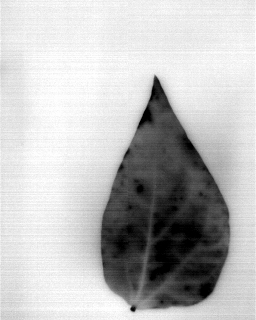
#> input picture Cours/Image/miniprojets/Pb3/Capture586_export001_r.JPG, 256 x 320 px
$ python pb3.py
#> lines starting #> are read from the running program, lines starting #| are printed output that depends on the picture; after the words box and inside, x2 and y2 are one past the last pixel; in counts of white or black regions, pixels touching at a corner belong together; long printed decimals are rounded
import cv2
import numpy as np
from matplotlib import pyplot as plt
import math
import imutils

def rotate_image(image, angle, scale=1.0):
    '''
    Rotates and scales image by angle and scale
    '''
    image_center = tuple(np.array(image.shape[1::-1]) / 2)
    rot_mat = cv2.getRotationMatrix2D(image_center, angle, scale)
    print(rot_mat)
    result = cv2.warpAffine(image, rot_mat, image.shape[1::-1], flags=cv2.INTER_LINEAR)
    return result

def findPointsOfInterest(image):
    '''
    Returns the eclipse around the contours of image
    '''
    contours = cv2.findContours(image, cv2.RETR_EXTERNAL, cv2.CHAIN_APPROX_SIMPLE)
    contours = contours[0] if len(contours) == 2 else contours[1]
    big_contour = max(contours, key=cv2.contourArea)
    ellipse = cv2.fitEllipse(big_contour)
    # (x_center_orig,y_center_orig),(major_axis_orig,minor_axis_orig),angle_orig = ellipse_orig
    return ellipse

def findExtremePoints(image):
    '''
    Finds the 4 extreme points of an image. Returns left, right, top, bottom as tuples
    '''
    cnts = cv2.findContours(image.copy(), cv2.RETR_EXTERNAL, cv2.CHAIN_APPROX_SIMPLE)
    cnts = imutils.grab_contours(cnts)
    c = max(cnts, key=cv2.contourArea)
    extLeft = tuple(c[c[:, :, 0].argmin()][0])
    extRight = tuple(c[c[:, :, 0].argmax()][0])
    extTop = tuple(c[c[:, :, 1].argmin()][0])
    extBot = tuple(c[c[:, :, 1].argmax()][0])
    return extLeft, extRight, extTop, extBot

img_orig = cv2.imread('Capture586_export001_r.JPG', 0)
#> img_orig is the input picture: shape (320, 256); min 0, max 255, mean 187.7
img_tomodif = cv2.split(cv2.imread('Picture 538.jpg'))[1]
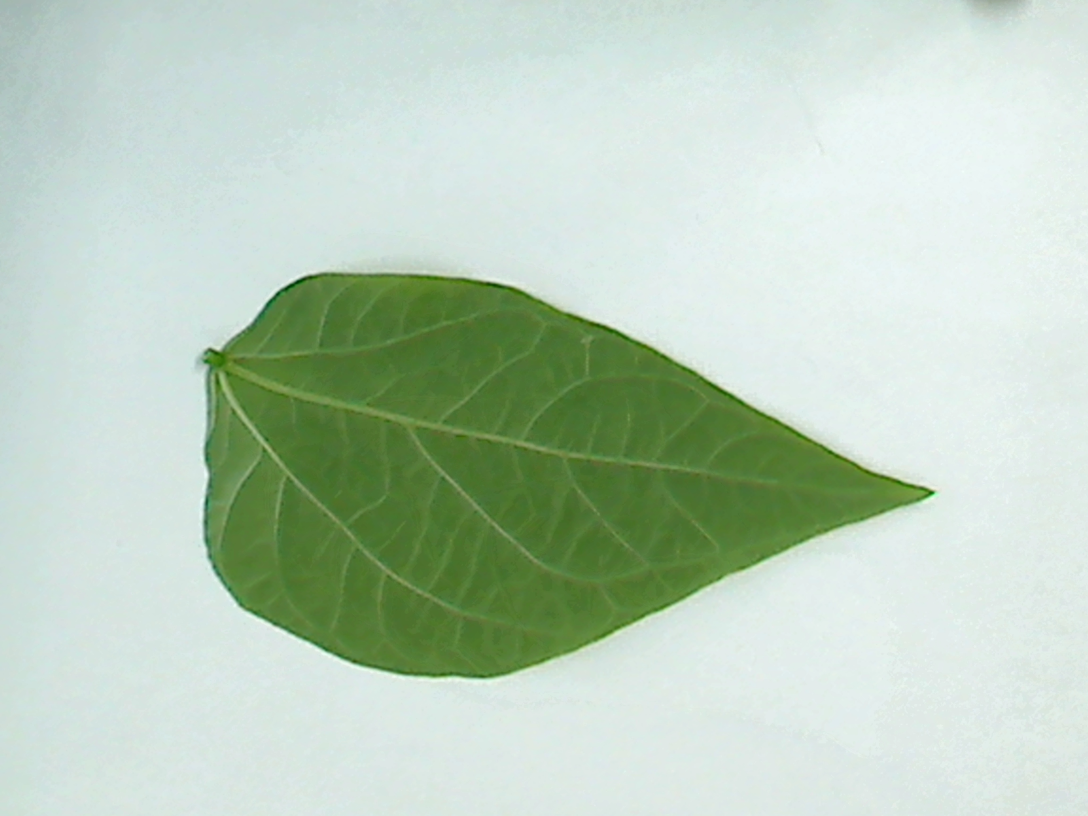
#> input picture Cours/Image/miniprojets/Pb3/Picture 538.jpg, 3264 x 2448 px (shown at 1/3 size)
#> img_tomodif: shape (2448, 3264); min 50, max 255, mean 207.2
# Resize and rotate to get same base position
img_tomodif = cv2.resize(img_tomodif, (img_orig.shape[0],img_orig.shape[1]), interpolation = cv2.INTER_AREA)
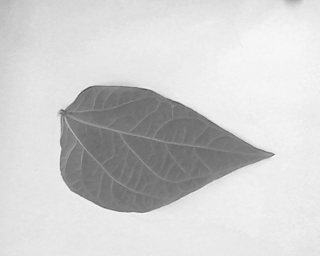
#> img_tomodif: shape (256, 320); min 71, max 250, mean 207.2
img_tomodif = cv2.rotate(img_tomodif, cv2.ROTATE_90_COUNTERCLOCKWISE)
#> img_tomodif: shape (320, 256)

# Get binary images
threshold_value_blue,img_tomodif_binary = cv2.threshold(img_tomodif,0,255,cv2.THRESH_BINARY+cv2.THRESH_OTSU)
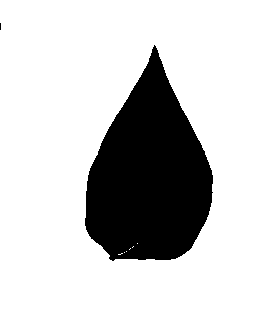
#> img_tomodif_binary: shape (320, 256); 78.4% white; 2 black regions (1 under 20 px), largest, box (x1, y1, x2, y2) and area: (85, 45, 213, 261) 17675
#> threshold_value_blue = 176
img_tomodif_binary = cv2.bitwise_not(img_tomodif_binary)
threshold_value_blue,img_orig_binary = cv2.threshold(img_orig,0,255,cv2.THRESH_BINARY+cv2.THRESH_OTSU)
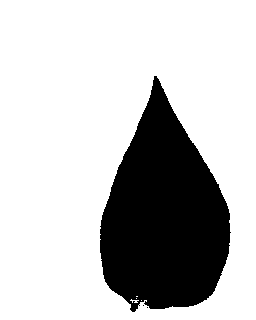
#> img_orig_binary: shape (320, 256); 75.9% white; 3 black regions (2 under 20 px), largest, box (x1, y1, x2, y2) and area: (100, 76, 231, 312) 19775
#> threshold_value_blue = 141
img_orig_binary = cv2.bitwise_not(img_orig_binary)
#> img_orig_binary: shape (320, 256); 24.1% white; 3 white regions (2 under 20 px)

# Find elipse around image to modify
(xc,yc),(d1,d2),angle = findPointsOfInterest(img_tomodif_binary)
#> in findPointsOfInterest, `contours = cv2.findContours(image, cv2.RETR_EXTERNAL, cv2.CHAIN_APPROX..`: contours = 2 contours, 1 with area under 20; largest, box (x1, y1, x2, y2) and area: (85, 45, 213, 261) 17436
#> in findPointsOfInterest, `big_contour = max(contours, key=cv2.contourArea)`: big_contour = contour of 306 points, box (x1, y1, x2, y2) (85, 45, 213, 261), area 17436
#> in findPointsOfInterest, `ellipse = cv2.fitEllipse(big_contour)`: ellipse = ((148.9, 180.7), (114.3, 221.2), 3.57)
#> xc = 148.9; yc = 180.7; d1 = 114.3; d2 = 221.2; angle = 3.57
# Find elipse around reference image
(x_center_orig,y_center_orig),(major_axis_orig,minor_axis_orig),angle_orig = findPointsOfInterest(img_orig_binary)
#> in findPointsOfInterest (call 2), `contours = cv2.findContours(image, cv2.RETR_EXTERNAL, cv2.CHAIN_APPROX..`: contours = 3 contours, 2 with area under 20; largest, box (x1, y1, x2, y2) and area: (100, 76, 231, 312) 19516
#> x_center_orig = 164; y_center_orig = 215.7; major_axis_orig = 121.2; minor_axis_orig = 223.2; angle_orig = 178

# Rotation-Translation-Scale to apply
delta_angle = angle_orig-angle
#> delta_angle = 174.5
delta_x = x_center_orig - xc
#> delta_x = 15.16
delta_y = y_center_orig - yc
#> delta_y = 35.05
M = np.float32([[1, 0, delta_x], [0, 1, delta_y]])
#> M = [[1, 0, 15.16], [0, 1, 35.05]]
# Rotate image and binary image
img_tomodif_binary = rotate_image(img_tomodif_binary, math.radians(delta_angle))
#| [[ 0.9986  0.05312 -8.318]
#|  [-0.05312  0.9986  7.025]]
img_tomodif = rotate_image(img_tomodif, math.radians(delta_angle))
#| [[ 0.9986  0.05312 -8.318]
#|  [-0.05312  0.9986  7.025]]
# Translate image and binary image
img_tomodif_binary = cv2.warpAffine(img_tomodif_binary,M,img_tomodif_binary.shape[1::-1], flags=cv2.INTER_LINEAR)
img_tomodif = cv2.warpAffine(img_tomodif,M,img_tomodif.shape[1::-1], flags=cv2.INTER_LINEAR)
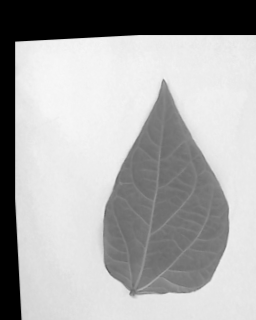
#> img_tomodif: shape (320, 256); min 0, max 248, mean 168.9

# Find extreme points of image_tomodify
extLeft, extRight, extTop, extBot = findExtremePoints(img_tomodif_binary)
#> in findExtremePoints, `cnts = cv2.findContours(image.copy(), cv2.RETR_EXTERNAL, cv2.CHAIN_APP..`: cnts = 1 contour; box (x1, y1, x2, y2) and area: (102, 78, 231, 298) 18090
#> in findExtremePoints, `c = max(cnts, key=cv2.contourArea)`: c = contour of 311 points, box (x1, y1, x2, y2) (102, 78, 231, 298), area 18090
#> in findExtremePoints, `extLeft = tuple(c[c[:, :, 0].argmin()][0])`: extLeft = (102, 228)
#> in findExtremePoints, `extRight = tuple(c[c[:, :, 0].argmax()][0])`: extRight = (230, 233)
#> in findExtremePoints, `extTop = tuple(c[c[:, :, 1].argmin()][0])`: extTop = (162, 78)
#> in findExtremePoints, `extBot = tuple(c[c[:, :, 1].argmax()][0])`: extBot = (132, 297)
#> extLeft = (102, 228); extRight = (230, 233); extTop = (162, 78); extBot = (132, 297)
# Find extreme points of reference image
extLeft_orig, extRight_orig, extTop_orig, extBot_orig = findExtremePoints(img_orig_binary)
#> in findExtremePoints (call 2), `cnts = cv2.findContours(image.copy(), cv2.RETR_EXTERNAL, cv2.CHAIN_APP..`: cnts has the same summary as contours in findPointsOfInterest
#> extLeft_orig = (100, 226); extRight_orig = (230, 232); extTop_orig = (154, 76); extBot_orig = (132, 311)

width_orig = extBot_orig[1]-extTop_orig[1]
#> width_orig = 235
width_tomodif = extBot[1]-extTop[1]
#> width_tomodif = 219
scale = (width_tomodif-width_orig)/img_tomodif_binary.shape[0]
#> scale = -0.05

# Scale image to correct value (using rotate with scale parameter and null angle)
img_tomodif = rotate_image(img_tomodif, 0, 1-scale)
#| [[ 1.05  0.   -6.4 ]
#|  [-0.    1.05 -8.  ]]
img_tomodif_binary = rotate_image(img_tomodif_binary, 0, 1-scale)
#> call 4 of rotate_image, with angle = 0, scale = 1.05
#| [[ 1.05  0.   -6.4 ]
#|  [-0.    1.05 -8.  ]]
#> in rotate_image (call 4), `result = cv2.warpAffine(image, rot_mat, image.shape[1::-1], flags=cv2...`:
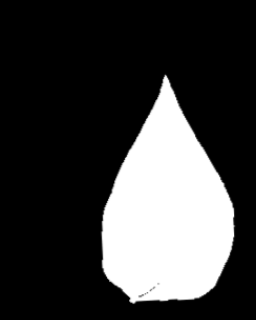
#> result: shape (320, 256); min 0, max 255, mean 60.7

# Get result as percentage of difference
img_diff = img_orig_binary - img_tomodif_binary
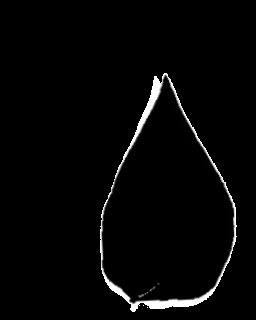
#> img_diff: shape (320, 256); min 0, max 255, mean 6.1
result = np.count_nonzero(img_diff) / np.count_nonzero(img_orig_binary)
#> result = 0.19

plt.subplot(141)
plt.imshow(cv2.imread('Picture 538.jpg'))
plt.title("Initial")
plt.subplot(142)
plt.imshow(img_tomodif, cmap='gray')
plt.title("Initial - Gray - transformed")
plt.subplot(143)
plt.imshow(img_orig, cmap='gray')
plt.title("Reference - Gray")
plt.subplot(144)
plt.imshow(img_diff, cmap='gray')
plt.title("Difference : " + str(result))
plt.show()
#> figure, not shown here; B, G, R data is drawn as R, G, B
